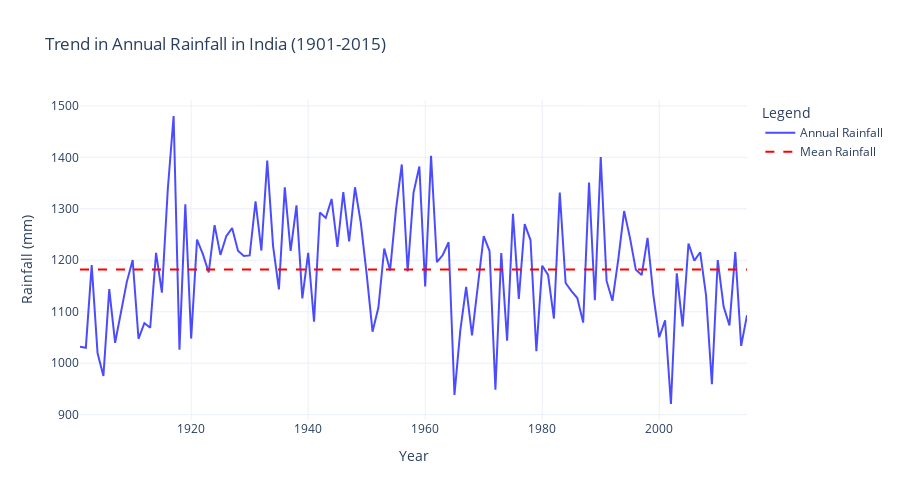

Notebook code cell kept with this figure:
### Markdown cell above
Analyzing Annual Rainfall Trends Over Time

### Code cell
import plotly.graph_objects as go
import plotly.express as px

# analyze trends in annual rainfall over time
annual_rainfall = rainfall_data[['YEAR', 'ANNUAL']]

fig_annual = go.Figure()
fig_annual.add_trace(go.Scatter(
    x=annual_rainfall['YEAR'],
    y=annual_rainfall['ANNUAL'],
    mode='lines',
    name='Annual Rainfall',
    line=dict(color='blue', width=2),
    opacity=0.7
))

fig_annual.add_trace(go.Scatter(
    x=annual_rainfall['YEAR'],
    y=[annual_rainfall['ANNUAL'].mean()] * len(annual_rainfall),
    mode='lines',
    name='Mean Rainfall',
    line=dict(color='red', dash='dash')
))

fig_annual.update_layout(
    title='Trend in Annual Rainfall in India (1901-2015)',
    xaxis_title='Year',
    yaxis_title='Rainfall (mm)',
    template='plotly_white',
    legend=dict(title='Legend'),
    height=500
)
fig_annual
